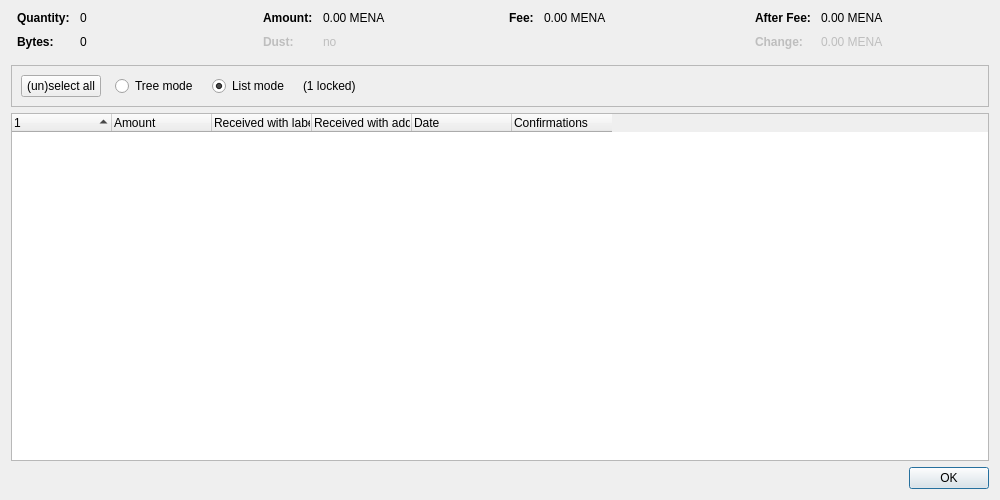
<?xml version="1.0" encoding="UTF-8"?>
<ui version="4.0">
 <class>CoinControlDialog</class>
 <widget class="QDialog" name="CoinControlDialog">
  <property name="geometry">
   <rect>
    <x>0</x>
    <y>0</y>
    <width>1000</width>
    <height>500</height>
   </rect>
  </property>
  <property name="windowTitle">
   <string>Coin Selection</string>
  </property>
  <layout class="QVBoxLayout" name="verticalLayout">
   <item>
    <layout class="QHBoxLayout" name="horizontalLayoutTop" stretch="0,0,0,0">
     <property name="topMargin">
      <number>0</number>
     </property>
     <property name="bottomMargin">
      <number>10</number>
     </property>
     <item>
      <layout class="QFormLayout" name="formLayoutCoinControl1">
       <property name="horizontalSpacing">
        <number>10</number>
       </property>
       <property name="verticalSpacing">
        <number>10</number>
       </property>
       <property name="leftMargin">
        <number>6</number>
       </property>
       <property name="rightMargin">
        <number>6</number>
       </property>
       <item row="0" column="0">
        <widget class="QLabel" name="labelCoinControlQuantityText">
         <property name="font">
          <font>
           <weight>75</weight>
           <bold>true</bold>
          </font>
         </property>
         <property name="text">
          <string>Quantity:</string>
         </property>
        </widget>
       </item>
       <item row="0" column="1">
        <widget class="QLabel" name="labelCoinControlQuantity">
         <property name="cursor">
          <cursorShape>IBeamCursor</cursorShape>
         </property>
         <property name="contextMenuPolicy">
          <enum>Qt::ActionsContextMenu</enum>
         </property>
         <property name="text">
          <string notr="true">0</string>
         </property>
         <property name="textInteractionFlags">
          <set>Qt::LinksAccessibleByMouse|Qt::TextSelectableByKeyboard|Qt::TextSelectableByMouse</set>
         </property>
        </widget>
       </item>
       <item row="1" column="0">
        <widget class="QLabel" name="labelCoinControlBytesText">
         <property name="font">
          <font>
           <weight>75</weight>
           <bold>true</bold>
          </font>
         </property>
         <property name="text">
          <string>Bytes:</string>
         </property>
        </widget>
       </item>
       <item row="1" column="1">
        <widget class="QLabel" name="labelCoinControlBytes">
         <property name="cursor">
          <cursorShape>IBeamCursor</cursorShape>
         </property>
         <property name="contextMenuPolicy">
          <enum>Qt::ActionsContextMenu</enum>
         </property>
         <property name="text">
          <string notr="true">0</string>
         </property>
         <property name="textInteractionFlags">
          <set>Qt::LinksAccessibleByMouse|Qt::TextSelectableByKeyboard|Qt::TextSelectableByMouse</set>
         </property>
        </widget>
       </item>
      </layout>
     </item>
     <item>
      <layout class="QFormLayout" name="formLayoutCoinControl2">
       <property name="horizontalSpacing">
        <number>10</number>
       </property>
       <property name="verticalSpacing">
        <number>10</number>
       </property>
       <property name="leftMargin">
        <number>6</number>
       </property>
       <property name="rightMargin">
        <number>6</number>
       </property>
       <item row="0" column="0">
        <widget class="QLabel" name="labelCoinControlAmountText">
         <property name="font">
          <font>
           <weight>75</weight>
           <bold>true</bold>
          </font>
         </property>
         <property name="text">
          <string>Amount:</string>
         </property>
        </widget>
       </item>
       <item row="0" column="1">
        <widget class="QLabel" name="labelCoinControlAmount">
         <property name="cursor">
          <cursorShape>IBeamCursor</cursorShape>
         </property>
         <property name="contextMenuPolicy">
          <enum>Qt::ActionsContextMenu</enum>
         </property>
         <property name="text">
          <string notr="true">0.00 MENA</string>
         </property>
         <property name="textInteractionFlags">
          <set>Qt::LinksAccessibleByMouse|Qt::TextSelectableByKeyboard|Qt::TextSelectableByMouse</set>
         </property>
        </widget>
       </item>
       <item row="1" column="0">
        <widget class="QLabel" name="labelCoinControlLowOutputText">
         <property name="enabled">
          <bool>false</bool>
         </property>
         <property name="font">
          <font>
           <weight>75</weight>
           <bold>true</bold>
          </font>
         </property>
         <property name="text">
          <string>Dust:</string>
         </property>
        </widget>
       </item>
       <item row="1" column="1">
        <widget class="QLabel" name="labelCoinControlLowOutput">
         <property name="enabled">
          <bool>false</bool>
         </property>
         <property name="cursor">
          <cursorShape>IBeamCursor</cursorShape>
         </property>
         <property name="contextMenuPolicy">
          <enum>Qt::ActionsContextMenu</enum>
         </property>
         <property name="text">
          <string notr="true">no</string>
         </property>
         <property name="textInteractionFlags">
          <set>Qt::LinksAccessibleByMouse|Qt::TextSelectableByKeyboard|Qt::TextSelectableByMouse</set>
         </property>
        </widget>
       </item>
      </layout>
     </item>
     <item>
      <layout class="QFormLayout" name="formLayoutCoinControl3">
       <property name="horizontalSpacing">
        <number>10</number>
       </property>
       <property name="verticalSpacing">
        <number>10</number>
       </property>
       <property name="leftMargin">
        <number>6</number>
       </property>
       <property name="rightMargin">
        <number>6</number>
       </property>
       <item row="0" column="0">
        <widget class="QLabel" name="labelCoinControlFeeText">
         <property name="font">
          <font>
           <weight>75</weight>
           <bold>true</bold>
          </font>
         </property>
         <property name="text">
          <string>Fee:</string>
         </property>
        </widget>
       </item>
       <item row="0" column="1">
        <widget class="QLabel" name="labelCoinControlFee">
         <property name="cursor">
          <cursorShape>IBeamCursor</cursorShape>
         </property>
         <property name="contextMenuPolicy">
          <enum>Qt::ActionsContextMenu</enum>
         </property>
         <property name="text">
          <string notr="true">0.00 MENA</string>
         </property>
         <property name="textInteractionFlags">
          <set>Qt::LinksAccessibleByMouse|Qt::TextSelectableByKeyboard|Qt::TextSelectableByMouse</set>
         </property>
        </widget>
       </item>
      </layout>
     </item>
     <item>
      <layout class="QFormLayout" name="formLayoutCoinControl4">
       <property name="horizontalSpacing">
        <number>10</number>
       </property>
       <property name="verticalSpacing">
        <number>10</number>
       </property>
       <property name="leftMargin">
        <number>6</number>
       </property>
       <property name="rightMargin">
        <number>6</number>
       </property>
       <item row="0" column="0">
        <widget class="QLabel" name="labelCoinControlAfterFeeText">
         <property name="font">
          <font>
           <weight>75</weight>
           <bold>true</bold>
          </font>
         </property>
         <property name="text">
          <string>After Fee:</string>
         </property>
        </widget>
       </item>
       <item row="0" column="1">
        <widget class="QLabel" name="labelCoinControlAfterFee">
         <property name="cursor">
          <cursorShape>IBeamCursor</cursorShape>
         </property>
         <property name="contextMenuPolicy">
          <enum>Qt::ActionsContextMenu</enum>
         </property>
         <property name="text">
          <string notr="true">0.00 MENA</string>
         </property>
         <property name="textInteractionFlags">
          <set>Qt::LinksAccessibleByMouse|Qt::TextSelectableByKeyboard|Qt::TextSelectableByMouse</set>
         </property>
        </widget>
       </item>
       <item row="1" column="0">
        <widget class="QLabel" name="labelCoinControlChangeText">
         <property name="enabled">
          <bool>false</bool>
         </property>
         <property name="font">
          <font>
           <weight>75</weight>
           <bold>true</bold>
          </font>
         </property>
         <property name="text">
          <string>Change:</string>
         </property>
        </widget>
       </item>
       <item row="1" column="1">
        <widget class="QLabel" name="labelCoinControlChange">
         <property name="enabled">
          <bool>false</bool>
         </property>
         <property name="cursor">
          <cursorShape>IBeamCursor</cursorShape>
         </property>
         <property name="contextMenuPolicy">
          <enum>Qt::ActionsContextMenu</enum>
         </property>
         <property name="text">
          <string notr="true">0.00 MENA</string>
         </property>
         <property name="textInteractionFlags">
          <set>Qt::LinksAccessibleByMouse|Qt::TextSelectableByKeyboard|Qt::TextSelectableByMouse</set>
         </property>
        </widget>
       </item>
      </layout>
     </item>
    </layout>
   </item>
   <item>
    <widget class="QFrame" name="frame">
     <property name="minimumSize">
      <size>
       <width>0</width>
       <height>40</height>
      </size>
     </property>
     <property name="frameShape">
      <enum>QFrame::StyledPanel</enum>
     </property>
     <property name="frameShadow">
      <enum>QFrame::Sunken</enum>
     </property>
     <layout class="QHBoxLayout" name="horizontalLayout">
      <item>
       <layout class="QHBoxLayout" name="horizontalLayoutPanel" stretch="0,0,0,0,0">
        <property name="spacing">
         <number>14</number>
        </property>
        <item>
         <widget class="QPushButton" name="pushButtonSelectAll">
          <property name="sizePolicy">
           <sizepolicy hsizetype="Maximum" vsizetype="Fixed">
            <horstretch>0</horstretch>
            <verstretch>0</verstretch>
           </sizepolicy>
          </property>
          <property name="text">
           <string>(un)select all</string>
          </property>
          <property name="autoDefault">
           <bool>false</bool>
          </property>
         </widget>
        </item>
        <item>
         <widget class="QRadioButton" name="radioTreeMode">
          <property name="sizePolicy">
           <sizepolicy hsizetype="Maximum" vsizetype="Fixed">
            <horstretch>0</horstretch>
            <verstretch>0</verstretch>
           </sizepolicy>
          </property>
          <property name="text">
           <string>Tree mode</string>
          </property>
         </widget>
        </item>
        <item>
         <widget class="QRadioButton" name="radioListMode">
          <property name="sizePolicy">
           <sizepolicy hsizetype="Maximum" vsizetype="Fixed">
            <horstretch>0</horstretch>
            <verstretch>0</verstretch>
           </sizepolicy>
          </property>
          <property name="text">
           <string>List mode</string>
          </property>
          <property name="checked">
           <bool>true</bool>
          </property>
         </widget>
        </item>
        <item>
         <widget class="QLabel" name="labelLocked">
          <property name="text">
           <string notr="true">(1 locked)</string>
          </property>
         </widget>
        </item>
        <item>
         <spacer name="horizontalSpacer">
          <property name="orientation">
           <enum>Qt::Horizontal</enum>
          </property>
          <property name="sizeHint" stdset="0">
           <size>
            <width>40</width>
            <height>20</height>
           </size>
          </property>
         </spacer>
        </item>
       </layout>
      </item>
     </layout>
    </widget>
   </item>
   <item>
    <widget class="CoinControlTreeWidget" name="treeWidget">
     <property name="contextMenuPolicy">
      <enum>Qt::CustomContextMenu</enum>
     </property>
     <property name="sortingEnabled">
      <bool>false</bool>
     </property>
     <property name="columnCount">
      <number>6</number>
     </property>
     <attribute name="headerShowSortIndicator" stdset="0">
      <bool>true</bool>
     </attribute>
     <attribute name="headerStretchLastSection">
      <bool>false</bool>
     </attribute>
     <column>
      <property name="text">
       <string/>
      </property>
     </column>
     <column>
      <property name="text">
       <string>Amount</string>
      </property>
     </column>
     <column>
      <property name="text">
       <string>Received with label</string>
      </property>
     </column>
     <column>
      <property name="text">
       <string>Received with address</string>
      </property>
     </column>
     <column>
      <property name="text">
       <string>Date</string>
      </property>
     </column>
     <column>
      <property name="text">
       <string>Confirmations</string>
      </property>
      <property name="toolTip">
       <string>Confirmed</string>
      </property>
     </column>
     <column>
      <property name="text">
       <string/>
      </property>
     </column>
     <column>
      <property name="text">
       <string/>
      </property>
     </column>
     <column>
      <property name="text">
       <string/>
      </property>
     </column>
     <column>
      <property name="text">
       <string/>
      </property>
     </column>
    </widget>
   </item>
   <item>
    <widget class="QDialogButtonBox" name="buttonBox">
     <property name="orientation">
      <enum>Qt::Horizontal</enum>
     </property>
     <property name="standardButtons">
      <set>QDialogButtonBox::Ok</set>
     </property>
    </widget>
   </item>
  </layout>
 </widget>
 <customwidgets>
  <customwidget>
   <class>CoinControlTreeWidget</class>
   <extends>QTreeWidget</extends>
   <header>qt/coincontroltreewidget.h</header>
  </customwidget>
 </customwidgets>
 <resources/>
 <connections/>
</ui>
